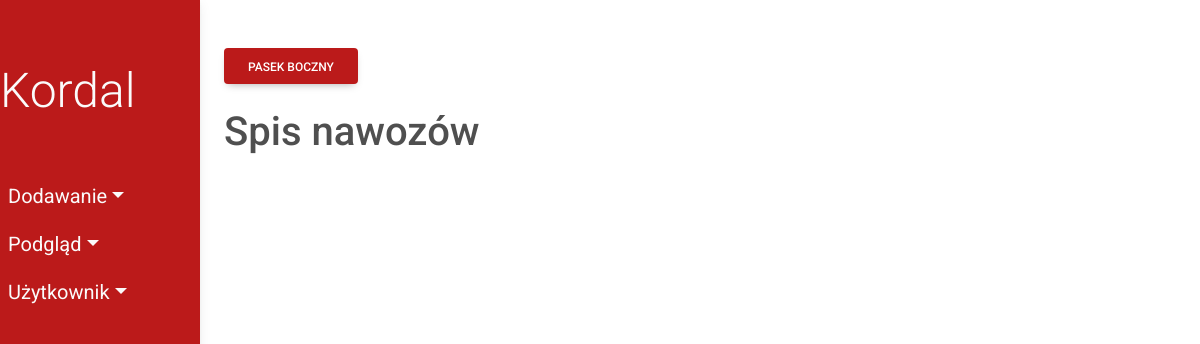
Page /fertilizers/ on the earlier database version.
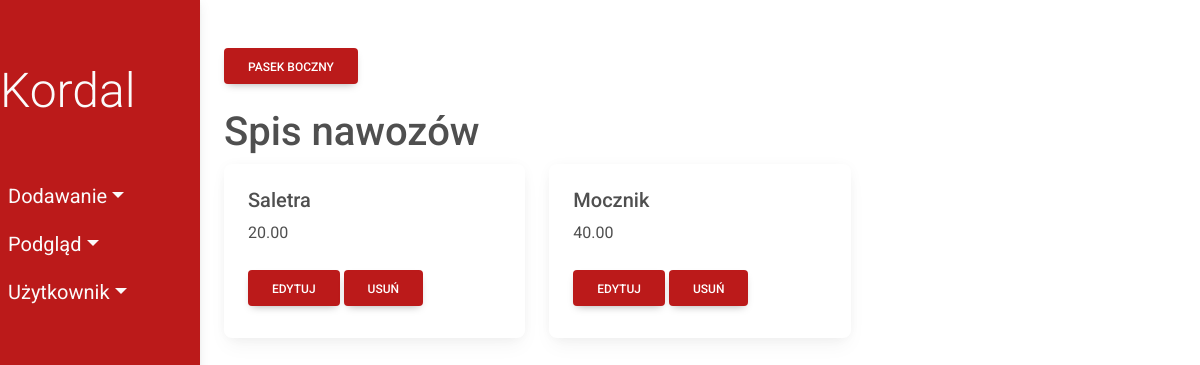
Same page on the later database version.
### fields/models.py (models this page shows, shortened)
class Fertilizer(models.Model):
    fertilizer_name = models.CharField(max_length=50)
    price = models.DecimalField(max_digits=10, decimal_places=2)
    class Meta:
        db_table = 'Fertilizer'

### fields/views/viewsFertilizer.py (the view)
# urls.py: path('fertilizers/', viewsFertilizer.show_fertilizers,
def show_fertilizers(request):
    fertilizers = Fertilizer.objects.all()
    return render(request, 'fields/show/fertilizer.html', {'fertilizers': fertilizers})

### fields/templates/fields/show/fertilizer.html
{% extends 'fields/index.html' %}
      {% block content %}
      <h1>Spis nawozów</h1>
      <div class="row">
        {% for fertilizer in fertilizers %}
        <div class="col-sm-4">
          <div class="card">
            <div class="card-body">
              <h5 class="card-title">{{ fertilizer.fertilizer_name}}</h5>
              <p class="card-text">{{ fertilizer.price}}</p>
              <a href="update/{{fertilizer.id}}" class="btn my-2 menu-btn">Edytuj</a>
              <a href="delete/{{fertilizer.id}}" class="btn my-2 menu-btn">Usuń</a>
            </div>
          </div>
        </div>
        {% endfor %}
      </div>
    {% endblock %}

Differences in the rows shown:
added Fertilizer: fertilizer_name "Saletra", price "20.00"
added Fertilizer: fertilizer_name "Mocznik", price "40.00"
